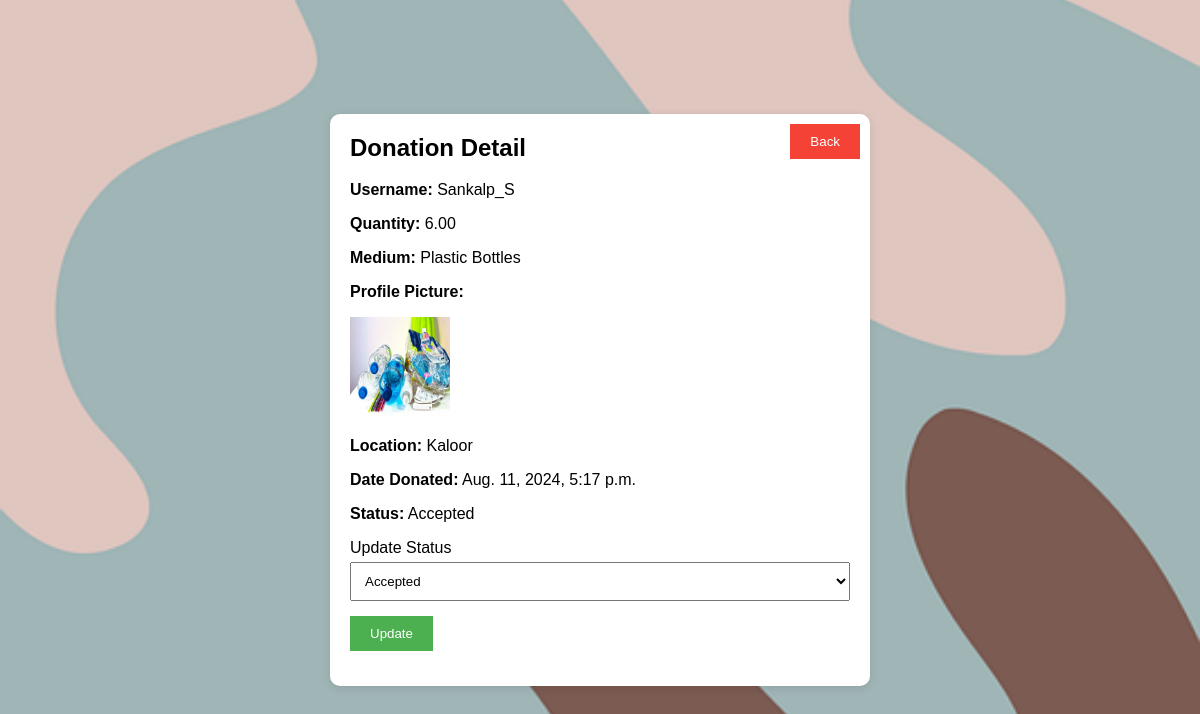
The page /adminclick/donations/12/ (signed in) on the database its author committed.
### donors/models.py (models this page shows, shortened)
class Donation(models.Model):
    donor = models.ForeignKey(Donors, on_delete=models.CASCADE)
    medium_of_waste = models.ForeignKey(MediumOfWaste, on_delete=models.CASCADE)
    quantity = models.DecimalField(max_digits=10, decimal_places=2)
    location = models.CharField(max_length=255)
    date_donated = models.DateTimeField(auto_now_add=True)
    image=models.ImageField(upload_to='picture/donor',null=True)
    STATUS_CHOICES = [
        ('pending','Pending'),
        ('accepted','Accepted'),
        ('rejected','Rejected'),
    ]
    status = models.CharField(max_length=10, choices=STATUS_CHOICES, default='pending')

### accounts/models.py (models this page shows, shortened)
class Donors(models.Model):
    user = models.OneToOneField(User, on_delete = models.CASCADE)
    phone = models.IntegerField(default=99999999)
    profile_pic = models.ImageField(upload_to= 'picture/donor', null=True,default='picture/donor/hi.jpg')

### adminclick/models.py (models this page shows, shortened)
class MediumOfWaste(models.Model):
    name = models.CharField(max_length=255)
    description = models.TextField(blank=True, null=True)
    rate=models.DecimalField(max_digits=10,decimal_places=2,default=0.00)

### adminclick/views.py (the view, shortened to what this page needs)
# urls.py: path('donations/<int:pk>/', views.donation_detail, name='donation_detail'),
@login_required
@never_cache
def donation_detail(request, pk):
    donation = get_object_or_404(Donation, pk=pk)
    return render(request, 'admin/donation_detail.html', {'donation': donation})

### template/admin/donation_detail.html (shortened to what this page needs)
<!DOCTYPE html>
{% load static %}
<html>
<head>
</head>
<body>
    <div class="popup" id="donationDetailPopup">
        <button class="back-button" onclick="window.history.back()">Back</button>
        <h2>Donation Detail</h2>
        <p><strong>Username:</strong> {{ donation.donor.user.username }}</p>
        <p><strong>Quantity:</strong> {{ donation.quantity }}</p>
        <p><strong>Medium:</strong> {{ donation.medium_of_waste.name }}</p>
        <p><strong>Profile Picture:</strong></p>
        {% if donation.donor.profile_pic %}
            <img src="{{ donation.image.url }}" alt="Profile Picture" width="100" height="100">
        {% else %}
            No picture
        {% endif %}
        <p><strong>Location:</strong> {{ donation.location }}</p>
        <p><strong>Date Donated:</strong> {{ donation.date_donated }}</p>
        <p><strong>Status:</strong> {{ donation.get_status_display }}</p>
        <form method="post">
            <div class="form-group">
                <label for="status">Update Status</label>
                <select id="status" name="status">
                    {% for key, value in donation.STATUS_CHOICES %}
                        <option value="{{ key }}" {% if donation.status == key %}selected{% endif %}>{{ value }}</option>
                    {% endfor %}
                </select>
            </div>
            <div class="form-group">
                <button type="submit">Update</button>
            </div>
        </form>
    </div>
</body>
</html>

### rows shown on the page
Donation: donor.user.username "Sankalp_S", quantity "6.00", medium_of_waste.name "Plastic Bottles", image (picture), location "Kaloor", date_donated "Aug. 11, 2024, 5:17 p.m.", status "Accepted"
